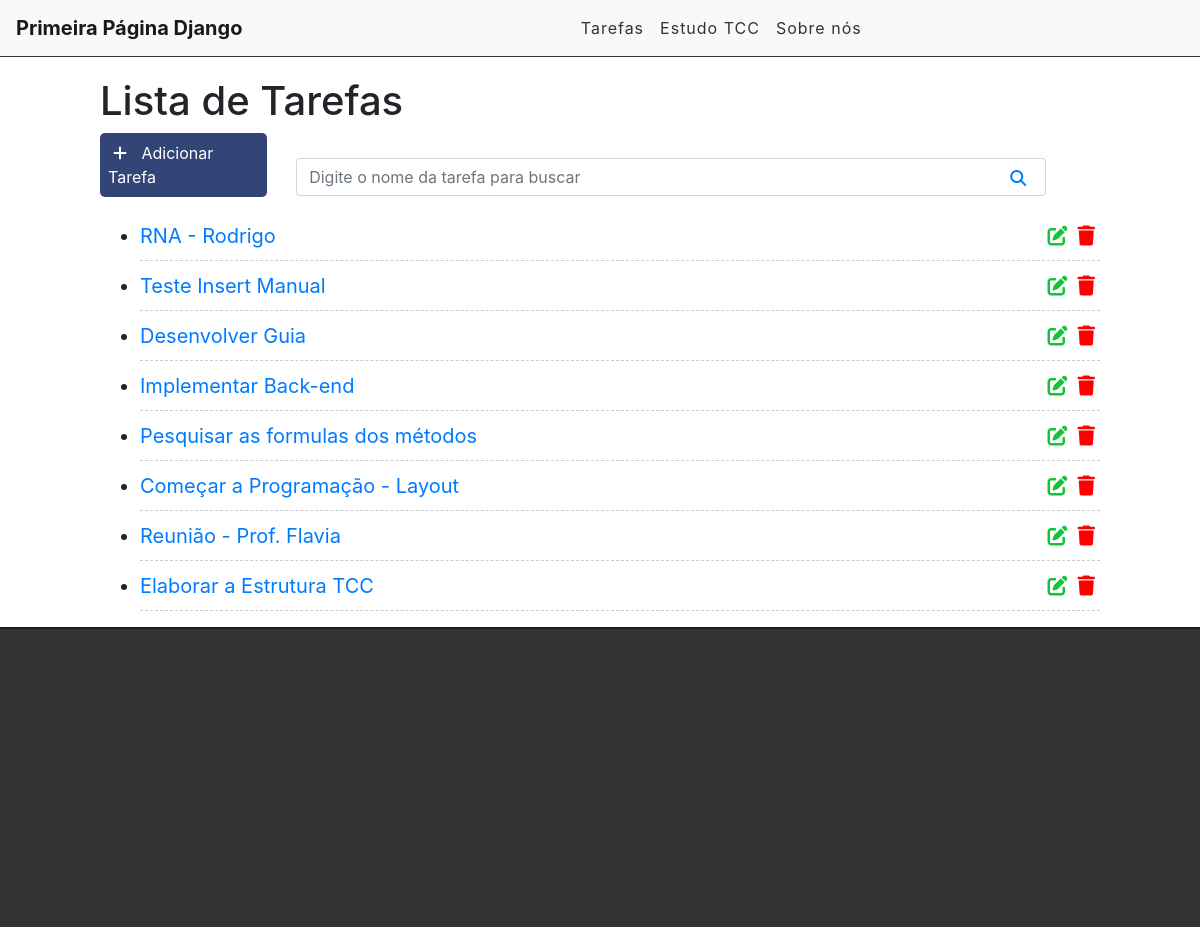
The page /listtask on the database its author committed.
### tasks/models.py (models this page shows, shortened)
class Task(models.Model):
    STATUS = (
        ('doing','Doing'),
        ('done','Done'),
    )
    title = models.CharField(max_length=255)
    description = models.TextField()
    done = models.CharField(
        max_length=5,
        choices=STATUS,
    )
    created_at = models.DateTimeField(auto_now_add=True)
    updated_at = models.DateTimeField(auto_now=True)

### tasks/views.py (the view)
# urls.py: path('listtask', views.tasksList, name='task-list'),
def tasksList(request):
    tasks = Task.objects.all().order_by('-created_at')
    return render(request, 'tasks/list.html', {'tasks': tasks})

### tasks/templates/tasks/list.html (shortened to what this page needs)
{% extends 'base.html' %}
{% block content %}
    <div class="offset-1 col-10 list-div">
        <h1>Lista de Tarefas</h1>
        <a id="add-link" href="newtask/">
            <div class="col-2 add-div">
                <i class="fas fa-plus"></i> Adicionar Tarefa
            </div>
            <div class="col-9 search-div">
                <input  class="form-control" type="text" id="search" placeholder="Digite o nome da tarefa para buscar">
                <i class="fas fa-search"></i>
            </div>
        </a>
        <ul class="task-list">
            {% for task in tasks %}
            <li class="task-item">
                <span><a href="/task/{{task.id}}">{{task.title}}</a></span>
                <a href="delete/{{task.id}}"><span><i class="fas fa-trash"></i></span></a>
                <a href="edit/{{task.id}}"><span><i class="fas fa-edit"></i> </span> </a>
            </li>
            {% endfor %}
        </ul>
    </div>
{% endblock %}

### tasks/templates/base.html (shortened to what this page needs)
{% load static %}
<!DOCTYPE html>
    <html lang="en">
        <head>
            <link href="https://stackpath.bootstrapcdn.com/bootstrap/4.4.1/css/bootstrap.min.css" rel="stylesheet">
            <link rel="stylesheet" href="{% static 'css/style.css' %}">
        </head>
        <body>
            <div class="container-fluid">
                <nav class="navbar navbar-expand-lg navbar-light bg-light">
                    <a class="navbar-brand" href="/">Primeira Página Django</a>
                    <div class="collapse navbar-collapse" id="navbarSupportedContent">
                    <ul class="navbar-nav mr-auto">
                        <li class="nav-item">
                            <a class="nav-link" href="">Tarefas</a>
                        </li>
                        <li class="nav-item">
                            <a class="nav-link" href="">Estudo TCC</a>
                        </li>
                        <li class="nav-item">
                            <a class="nav-link" href="">Sobre nós</a>
                        </li>
                    </ul>
                    </div>
                </nav>
            </div>
            <div id="Estrutura">
                {% block content %}{% endblock %}
            </div>
            <div id="rodape">
                <footer>
                </footer>
            </div>
        </body>
    </html>

### tasks/static/css/style.css (style rules this page uses)
.container-fluid { padding: 0; }
.navbar { border-bottom: 1px solid #333; margin-bottom: 20px; }
.navbar-nav { margin: auto; }
.navbar-brand { font-weight: bold; }
.navbar-light .navbar-nav a.nav-link { color: #333; letter-spacing: 1px; }
#add-link { text-decoration: none; }
.add-div { background-color: #347; cursor: pointer; display: inline-block; color: #fff; padding: 8px; border-radius: 5px; margin-right: 25px; }
.fas.fa-plus { color: #fff; margin-right: 10px; margin-left: 5px; }
.fas.fa-search { position: absolute; top: 12px; right: 20px; }
.search-div { padding: 0px; margin-top: 15px; margin-bottom: 15px; display: inline-block; }
.list-div { padding: 0; }
.task-list { padding-left: none; }
.task-item { padding-left: 0; font-size: 20px; height: 50px; padding-top: 10px; border-bottom: 1px dashed #ccc; }
.fas.fa-trash, .fas.fa-edit { cursor: pointer; margin: 5px; font-size: 20px; float: right; }
.fas.fa-trash { color: red; }
.fas.fa-edit { color: #13c437; }
footer { background-color: #333; height: 300px; border-top: 2px solid #202020; }

### rows shown on the page
Task: title "RNA - Rodrigo"
Task: title "Teste Insert Manual"
Task: title "Desenvolver Guia"
Task: title "Implementar Back-end"
Task: title "Pesquisar as formulas dos métodos"
Task: title "Começar a Programação - Layout"
Task: title "Reunião - Prof. Flavia"
Task: title "Elaborar a Estrutura TCC"
